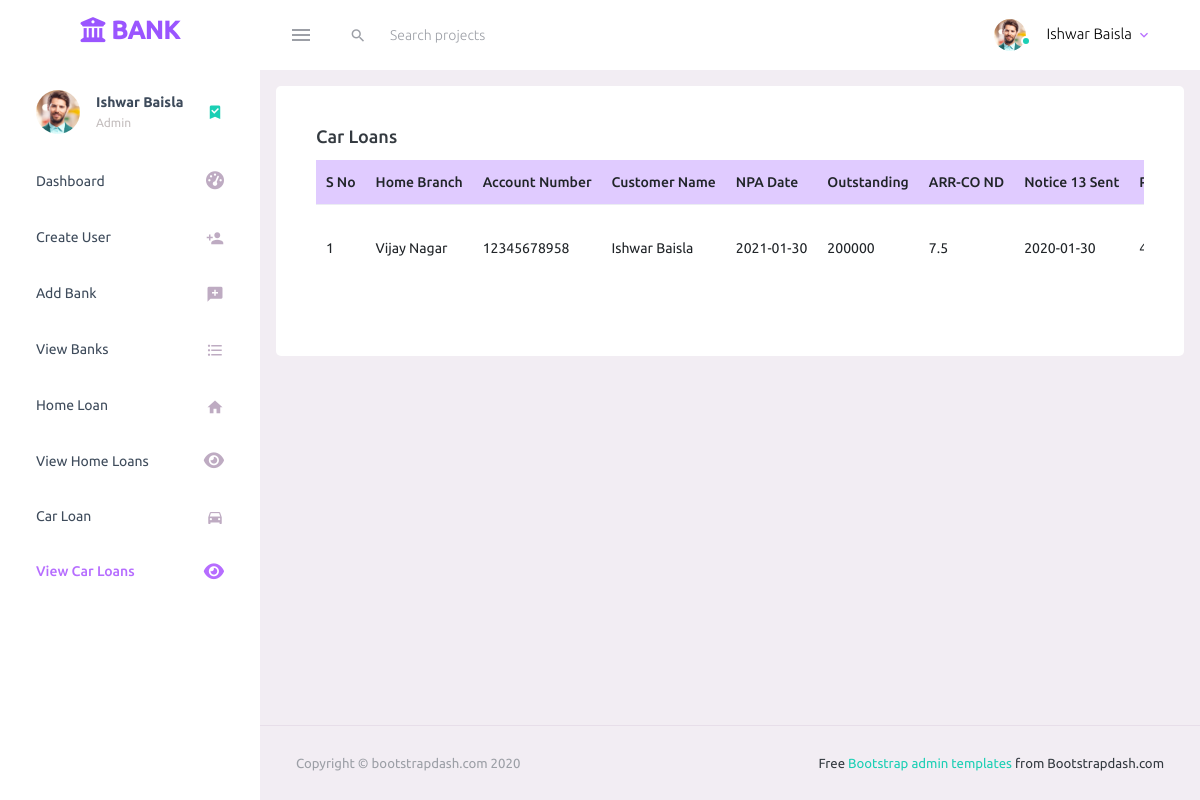
Page /view-car-loans.php (signed in) on the earlier database version.
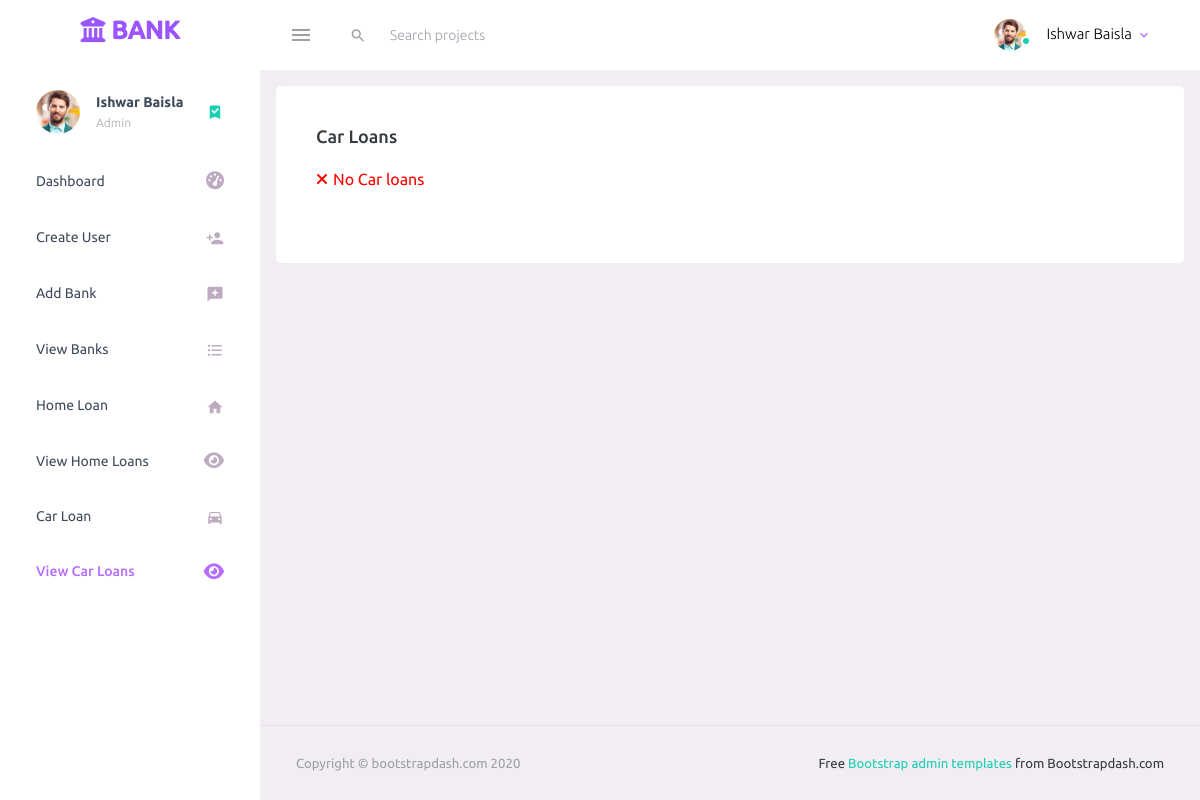
Same page on the later database version.
### tables this page shows
CREATE TABLE `car_loan` (
  `car_loan_cid` int(11) NOT NULL,
  `home_branch` varchar(200) NOT NULL,
  `account_number` varchar(200) NOT NULL,
  `customer_name` varchar(200) NOT NULL,
  `npa_date` date NOT NULL,
  `outstanding` varchar(200) NOT NULL,
  `arr_co_nd` varchar(200) NOT NULL,
  `notice13_sent_on` date NOT NULL,
  `principal_outstanding` varchar(200) NOT NULL,
  `bounce_charges` varchar(200) NOT NULL,
  `overdue_charges` varchar(200) NOT NULL,
  `other_charges` varchar(200) NOT NULL,
  `loan_emi_amount` varchar(200) NOT NULL,
  `no_of_emi_outstanding` int(11) NOT NULL,
  `reg_no` varchar(200) NOT NULL,
  `residence_address` varchar(200) NOT NULL,
  `residence_contact_no` varchar(200) NOT NULL,
  `office_address` varchar(200) NOT NULL,
  `office_contact_no` varchar(200) NOT NULL,
  `make` varchar(200) NOT NULL,
  `engine_no` varchar(200) NOT NULL,
  `chassis_no` varchar(200) NOT NULL,
  `tenure` varchar(200) NOT NULL,
  `co_applicant_name` varchar(200) NOT NULL,
  `co_applicant_mobile` varchar(200) NOT NULL,
  `co_applicant_address` varchar(200) NOT NULL,
  `employer_name` varchar(200) NOT NULL,
  `employer_mobile` varchar(200) NOT NULL,
  `employer_address` varchar(200) NOT NULL,
  `amount_recovered` varchar(200) NOT NULL,
  `bill_raised` varchar(200) NOT NULL,
  `payment_received` varchar(200) NOT NULL
);

### view-car-loans.php (the view, shortened to what this page needs)
<?php
    require_once('connection.php');
    $db_error = '';
    $sql = "SELECT * FROM car_loan";
    $result = $conn->query($sql);
?>
<!DOCTYPE html>
<html lang="en">
  <head>
    <link rel="stylesheet" href="assets/vendors/mdi/css/materialdesignicons.min.css">
    <link rel="stylesheet" href="assets/vendors/css/vendor.bundle.base.css">
    <link rel="stylesheet" href="assets/css/style.css">
  </head>
  <body>
    <div class="container-scroller">
      <?php require 'includes/dashboard-header.php'; ?>
      <div class="container-fluid page-body-wrapper">
        <?php require 'includes/side-navigation.php'; ?>
        <div class="main-panel">
          <div class="content-wrapper">
            <div class="row">
              <div class="col-lg grid-margin stretch-card">
                <div class="card">
                  <div class="card-body">
                    <h4 class="card-title">Car Loans</h4>
                    <div class="table-container">
                    <?php
                        if(isset($_SESSION['error_msg'])){
                            ?>
                            <div class="error-msg">
                                <i class="fa fa-close"></i>
                                <span>
                                    <?php echo $_SESSION['error_msg']; ?>
                                </span>
                            </div>
                            <?php
                        }
                    ?>
                    <?php if($db_error == ''){ ?>
                        <?php if($result->num_rows > 0){ ?>
                            <table class="table table-hover">
                              <thead>
                                <tr>
                                  <th>S No</th>
                                  <th>Home Branch</th>
                                  <th>Account Number</th>
                                  <th>Customer Name</th>
                                  <th>NPA Date</th>
                                  <th>Outstanding</th>
                                  <th>ARR-CO ND</th>
                                  <th>Notice 13 Sent</th>
                                  <th>Principal Outstanding</th>
                                </tr>
                              </thead>
                            <tbody>
                            <?php
                                $serial_no = 1;
                                while($car_loan = $result->fetch_assoc()){
                                    ?>
                                    <tr>
                                      <td><?php echo $serial_no; ?></td>
                                      <td><?php echo $car_loan['home_branch']; ?></td>
                                      <td><?php echo $car_loan['account_number']; ?></td>
                                      <td><?php echo $car_loan['customer_name']; ?></td>
                                      <td><?php echo $car_loan['npa_date']; ?></td>
                                      <td><?php echo $car_loan['outstanding']; ?></td>
                                      <td><?php echo $car_loan['arr_co_nd']; ?></td>
                                      <td><?php echo $car_loan['notice13_sent_on']; ?></td>
                                      <td><?php echo $car_loan['principal_outstanding']; ?></td>
                                    </tr>
                                    <?php
                                    $serial_no += 1;
                                }
                            ?>
                            </tbody>
                            </table>
                        <?php } ?>
                    <?php } ?>
                    </div>
                  </div>
                </div>
              </div>
            </div>
          </div>
          <footer class="footer">
            <div class="container-fluid clearfix">
              <span class="text-muted d-block text-center text-sm-left d-sm-inline-block">Copyright © bootstrapdash.com 2020</span>
              <span class="float-none float-sm-right d-block mt-1 mt-sm-0 text-center"> Free <a href="https://www.bootstrapdash.com/bootstrap-admin-template/" target="_blank">Bootstrap admin templates </a> from Bootstrapdash.com</span>
            </div>
          </footer>
        </div>
      </div>
    </div>
  </body>
</html>

Differences in the rows shown:
removed car_loan: home_branch "Vijay Nagar", account_number "12345678958", customer_name "Ishwar Baisla", npa_date "2021-01-30", outstanding "200000", arr_co_nd "7.5", notice13_sent_on "2020-01-30"
Other differences:
$_SESSION['error_msg']: (not shown) → "No Car loans"
text no longer shown: "S No Home Branch Account Number Customer Name NPA Date Outstanding ARR-CO ND Notice 13 Sent"
